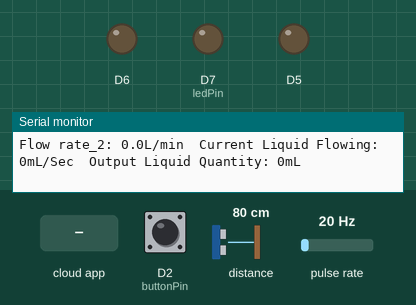
The sketch below on a simulated ESP8266 (NodeMCU). On the bench: output pins drawn as LEDs (lit = HIGH), the last lines printed to the serial monitor. Wiring (inferred from the names in the program): ultrasonic range finder: trigger D4; echo D3; pulse sensor: data D8. The test bench sets the inputs (shaded band); at power-on: distance to the obstacle 80 cm, D2 (buttonPin) LOW, pulse rate 20 Hz. The echo pulse lasts 58.3 µs per cm; WiFi joins after 1.5 s; servers stay silent unless stated; the Firebase database answers and starts empty; pins used as bus, display or sensor lines are not drawn.

Above: at 5.6 s.
5.7 s: the phone or cloud app sets Manual_Well to 1
At 13.7 s:
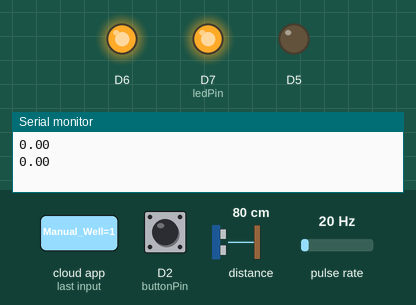
14.1 s: the phone or cloud app sets LED_STATUS to 0
At 20.9 s:
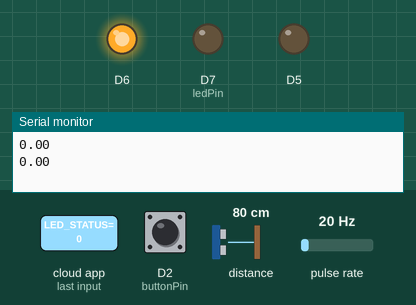
21.4 s: the phone or cloud app sets Manual_WBS to 1
At 24.3 s:
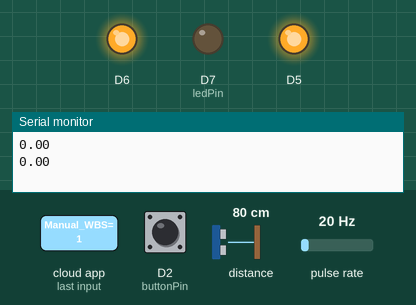
29.8 s: the phone or cloud app sets LED_STATUS to 1
At 33.6 s:
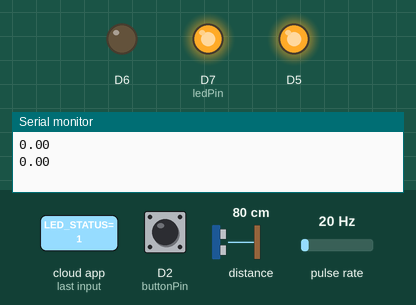
38.2 s: distance to the obstacle set to 18 cm
46.6 s: the phone or cloud app sets filling_mode to auto
Timing chart, 0 to 51.2 s (numbered marks = the images above; inputs shaded):
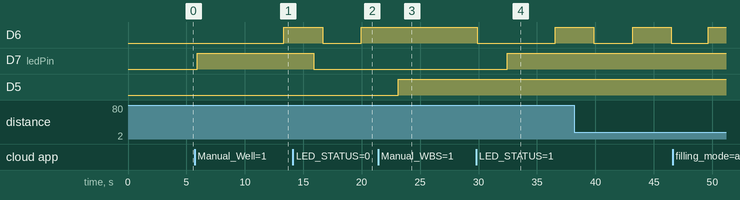

Measured:
- after the input at 5.7 s, D6: LOW → HIGH after 7.6 s
- after the input at 14.1 s, D7 (ledPin): HIGH → LOW after 1.8 s
- after the input at 21.4 s, D5: LOW → HIGH after 1.7 s
- after the input at 29.8 s, D7 (ledPin): LOW → HIGH after 2.7 s

The sketch:

project-2.ino
```cpp
#include <Arduino.h>
#include <EEPROM.h>
#define USE_SERIAL Serial
#include <ESP8266WiFi.h>
#include <ESP8266HTTPClient.h>
#define water_sensor 15
  int val;
#include <FirebaseArduino.h>
#include <ArduinoJson.h>

// Variable init
// defines pins numbers
const int trigPin = 2;  //D4 - Green Wire
const int echoPin = 0;  //D3 - White Wire

const int buttonPin = D2; // variable for D2 pin
const int buttonPin_2 = D8; // flow sensor_2
const int ledPin = D7;
char push_data[200]; //
char push_data_2[200]; //
int addr = 0; //endereço eeprom
byte sensorInterrupt = 0; // 0 = digital pin 2
byte sensorInterrupt_2 = D8; //

// defines variables
float duration, distance, from_tank, out_1;
float height, area, max_level , min_level, water_level;
bool Well_on, WBS_on, WBS, Well;
int n = 0;
String filling_mode, prefered_source;
// The hall-effect flow sensor outputs approximately 4.5 pulses per second per
// litre/minute of flow.
float calibrationFactor = 4.5;

volatile byte pulseCount;
volatile byte pulseCount_2;
float flowRate;
unsigned int flowMilliLitres;
unsigned long totalMilliLitres;

// flow sensor 2
float flowRate_2;  // flow Sensor 2
unsigned int flowMilliLitres_2; // Sensor 2
unsigned long totalMilliLitres_2; // Sensor 2

unsigned long oldTime;
unsigned long oldTime_2;

// Set WIFI & Firebase details
#define FIREBASE_HOST "autowaterss-bc262.firebaseio.com"
#define FIREBASE_AUTH "tpg084DXXaZnPswxVFFvCRv5sfOFtDyN2YbM2pZN"

//SSID and PASSWORD for the AP (swap the XXXXX for real ssid and password )
const char * ssid = "SLT-4G_107780-SCHI";
const char * password = "6095@slt";

//HTTP client init
HTTPClient http;
unsigned int frac;
unsigned int frac_2;
void setup() {
  Serial.begin(9600); // Start the Serial communication to send messages to the computer
  delay(10);
  Serial.println('\n');

  startWIFI();

  // Initialization of the variable “buttonPin” as INPUT (D2 pin)
  pinMode(buttonPin, INPUT);
    pinMode(buttonPin_2, INPUT);
 pinMode(water_sensor, INPUT);
  // Two types of blinking
  // 1: Connecting to Wifi
  // 2: Push data to the cloud
  pinMode(ledPin, OUTPUT);

  pulseCount = 0;
  flowRate = 0.0;
  flowMilliLitres = 0;
  totalMilliLitres = 0;
  oldTime = 0;

// flow sensor 2
  pulseCount_2 = 0;
  flowRate_2 = 0.0;
  flowMilliLitres_2 = 0;
  totalMilliLitres_2 = 0;
  oldTime_2 = 0;


  digitalWrite(buttonPin, HIGH);
  attachInterrupt(digitalPinToInterrupt(buttonPin), pulseCounter, RISING);

  digitalWrite(buttonPin_2, HIGH);
  attachInterrupt(digitalPinToInterrupt(buttonPin_2), pulseCounter, RISING);
  //connect to Firebase
  Firebase.begin(FIREBASE_HOST, FIREBASE_AUTH);

  if(Firebase.failed()){
     Serial.println("Firebase Failed!");
    }else{
       Serial.println("Firebase Connected");
      }

  Firebase.set("LED_STATUS", 1);

  // Define inputs and Outputs
  pinMode(trigPin, OUTPUT); // Sets the trigPin as an Output
  pinMode(echoPin, INPUT); // Sets the echoPin as an Input

  digitalWrite(trigPin , LOW);
  delayMicroseconds(5);

  pinMode(D7, OUTPUT);
  pinMode(D6, OUTPUT);
  pinMode(D5, OUTPUT);
}

void loop() {
  if (WiFi.status() == WL_CONNECTED && (millis() - oldTime) > 1000) // Only process counters once per second
  {
     val = digitalRead(water_sensor);          /// folw sensor_1//////
    detachInterrupt(sensorInterrupt);


    flowRate = ((1000.0 / (millis() - oldTime)) * pulseCount); // calibrationFactor;

    oldTime = millis();


    flowMilliLitres = (flowRate / 60) * 1000;


    totalMilliLitres += flowMilliLitres;

    unsigned int frac;


                /// folw sensor_2//////

    detachInterrupt(sensorInterrupt_2);


    flowRate_2 = ((1000.0 / (millis() - oldTime_2)) * pulseCount_2); // calibrationFactor;

    oldTime_2 = millis();


    flowMilliLitres_2 = (flowRate_2 / 60) * 1000;


    totalMilliLitres_2 += flowMilliLitres_2;

    unsigned int frac_2;


        //////////flow sensor_1/////////

    // Print the flow rate for this second in litres / minute
    Serial.print("Flow rate: ");
    Serial.print(int(flowRate)); // Print the integer part of the variable
    Serial.print("."); // Print the decimal point
    // Determine the fractional part. The 10 multiplier gives us 1 decimal place.
    frac = (flowRate - int(flowRate)) * 10;
    Serial.print(frac, DEC); // Print the fractional part of the variable
    Serial.print("L/min");
    // Print the number of litres flowed in this second
    Serial.print("  Current Liquid Flowing: "); // Output separator
    Serial.print(flowMilliLitres);
    Serial.print("mL/Sec");

    // Print the cumulative total of litres flowed since starting
    Serial.print("  Output Liquid Quantity: "); // Output separator
    Serial.print(totalMilliLitres);
    Serial.println("mL");


        //////////flow sensor_2/////////

// Print the flow rate for this second in litres / minute
    Serial.print("Flow rate_2: ");
    Serial.print(int(flowRate_2)); // Print the integer part of the variable
    Serial.print("."); // Print the decimal point
    // Determine the fractional part. The 10 multiplier gives us 1 decimal place.
    frac_2 = (flowRate_2 - int(flowRate_2)) * 10;
    Serial.print(frac_2, DEC); // Print the fractional part of the variable
    Serial.print("L/min");
    // Print the number of litres flowed in this second
    Serial.print("  Current Liquid Flowing: "); // Output separator
    Serial.print(flowMilliLitres_2);
    Serial.print("mL/Sec");

    // Print the cumulative total of litres flowed since starting
    Serial.print("  Output Liquid Quantity: "); // Output separator
    Serial.print(totalMilliLitres_2);
    Serial.println("mL");


    // Reset the pulse counter so we can start incrementing again
    pulseCount = 0;


    // Enable the interrupt again now that we've finished sending output
    attachInterrupt(sensorInterrupt, pulseCounter, FALLING);
  } else if (WiFi.status() != WL_CONNECTED) {
    startWIFI();
  }
  // get value
  n = Firebase.getInt("LED_STATUS");
  height = Firebase.getFloat("water_tank/measurements/height");
  max_level = Firebase.getFloat("water_tank/measurements/max_level");
  min_level = Firebase.getFloat("water_tank/measurements/min_level");
  WBS = Firebase.getBool("water_tank/filling/Manual_WBS");
  Well = Firebase.getBool("water_tank/filling/Manual_Well");
  filling_mode = Firebase.getString("water_tank/filling/filling_mode");
  prefered_source = Firebase.getString("water_tank/filling/prefered_source");


   // push water flow

  StaticJsonBuffer<200> jsonBuffer1;
  JsonObject& pipeline = jsonBuffer1.createObject();
  pipeline["from_tank"] = flowRate;
  pipeline["out_1"] = "0.01";
  pipeline["water_well"] = "true";
  Firebase.push("pipeline", pipeline);

  // handle error
  if (n == 1) {
    digitalWrite(D7, HIGH);
    delay(10);
  } else {
    digitalWrite(D7, LOW);
  }


  // The Sensor is triggerd by a HIGH pulse of or more microseconds.
  digitalWrite(trigPin, HIGH);
  delayMicroseconds(10);
  digitalWrite(trigPin, LOW );

  // Reads the echoPin, returns the sound wave travel time in microseconds
  duration = pulseIn(echoPin, HIGH);

  // Calculating the distance or Conert time into distance
  distance = (duration / 2 ) / 29.1 ; // getting cm


  // getting water level calculation
  water_level = (height - distance);
  StaticJsonBuffer<200> jsonBuffer;
  JsonObject& lvl = jsonBuffer.createObject();
  lvl["level"] = water_level;

  Firebase.push("water_tank/water_level", lvl);

  //Logic
  if (filling_mode == "auto") {
    if (water_level < max_level * height) {
      if (water_level < min_level * height) {
        if (prefered_source == "WBS") {
          Firebase.setBool("water_tank/realtime_data/WBSon", true);
        } else {
          Firebase.setBool("water_tank/realtime_data/Wellon", true);
        }
      }
    } else {
      Firebase.setBool("water_tank/realtime_data/WBSon", false);
      Firebase.setBool("water_tank/realtime_data/Wellon", false);
    }
  } else {
    if (height > water_level) {
      if (WBS) {
        Firebase.setBool("water_tank/realtime_data/WBSon", true);
      } else {
        Firebase.setBool("water_tank/realtime_data/WBSon", false);
      }

      if (Well) {
        Firebase.setBool("water_tank/realtime_data/Wellon", true);
      } else {
        Firebase.setBool("water_tank/realtime_data/Wellon", false);
      }
    } else {
      Firebase.setBool("water_tank/realtime_data/WBSon", false);
      Firebase.setBool("water_tank/realtime_data/Wellon", false);
    }
  }

  //Turning on Moters
  WBS_on = Firebase.getBool("water_tank/realtime_data/WBSon");
  if (WBS_on) {
    digitalWrite(D5, HIGH);
  } else {
    digitalWrite(D5, LOW);
  }

  Well_on = Firebase.getBool("water_tank/realtime_data/Wellon");
  if (Well_on && val== HIGH) {
    digitalWrite(D6, HIGH);
    Serial.println("Motor working");
  } else {
    digitalWrite(D6, LOW);
    Serial.println("Motor not working");
  }


  // Sending to monitor
  Serial.print("height is : " );
  Serial.println(height);
  Serial.print("cm, ");

  Serial.print("Water Level :");
  Serial.print(water_level);
  Serial.print("cm, ");

  Serial.print("min Level :");
  Serial.print(min_level*height);
  Serial.print("cm, ");

  Serial.print("man Level :");
  Serial.print(max_level*height);
  Serial.print("cm, ");

  Serial.print("Sensor Reading :");
  Serial.print(distance);
  Serial.print("cm, ");

  Serial.print("height :");
  Serial.print(height);
  Serial.print("cm, ");

Serial.println(filling_mode);
Serial.println(min_level);
Serial.println(max_level);

  Serial.println();
  delay(1000);


}

/*
  Insterrupt Service Routine
*/
void pulseCounter() {
  // Increment the pulse counter
  pulseCount++;
}

void startWIFI() {
  digitalWrite(ledPin, HIGH);   // turn the LED on (HIGH is the voltage level)
  delay(100);

  WiFi.begin(ssid, password); // Connect to the network
  Serial.print("Connecting to ");
  Serial.print(ssid);
  Serial.println(" ...");
  oldTime = 0;
  int i = 0;
  digitalWrite(ledPin, LOW);    // turn the LED off by making the voltage LOW
  delay(100);

  while (WiFi.status() != WL_CONNECTED) { // Wait for the Wi-Fi to connect
    digitalWrite(ledPin, HIGH);   // turn the LED on (HIGH is the voltage level)
    delay(2000);
    Serial.print(++i);
    Serial.print('.');
    digitalWrite(ledPin, LOW);    // turn the LED off by making the voltage LOW
    delay(100);
  }
  delay(2000);
  Serial.print('\n');
  Serial.print("Connection established!");
  Serial.print("IP address:\t");
  Serial.print(WiFi.localIP()); // Send the IP address of the ESP8266 to the computer

}
```
